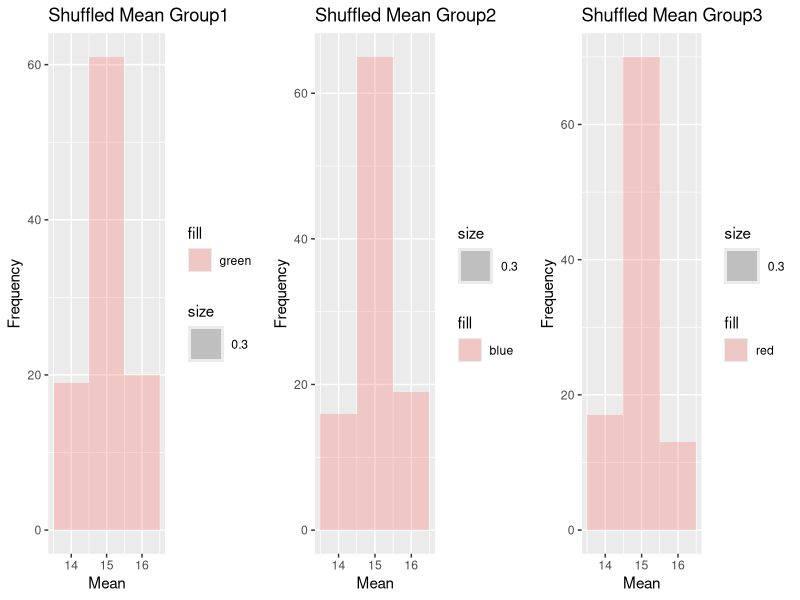

Here is the R script that generated this plot:
## ---- chunk 1
knitr::opts_chunk$set(echo = TRUE)
## ---- chunk 2
library(tidyverse)
library(ggplot2)
library(MASS)
library(gridExtra)
## ---- chunk 3

vec <- rbinom (n=5, size=1, 0.5)
counter <- 0
# create a vector w/ 0's and set up a counter variable

##########################################################################
# FUNCTION count_zeros
# count the number of zeros in a vector
# input: vector with zeros
# output: number of variables = 0
#----------------------------------------------------------------

count_zeros <- function(vec) {
 for (i in vec) {
   if(i==0) {
   counter <- counter + 1
}
   return(counter)
}
}

# end of count_zeros function
##########################################################################

count_zeros(vec)

## ---- chunk 4

vec <- rbinom (n=5, size=1, 0.5)
counter <- 0

##########################################################################
# FUNCTION count_zeros2
# count the number of zeros in a vector
# input: vector with zeros
# output: number of variables = 0
#----------------------------------------------------------------

count_zeros2 <- function(vec) {
   return(sum(vec==0))
}

# end of count_zeros2 function
##########################################################################

result <- count_zeros2(vec)
print (result)
# call function and print result
## ---- chunk 5

##########################################################################
# FUNCTION prod_matrix
# create matrix with elements as products of row and column
# input: number of rows and columns
# output: matrix of products
#----------------------------------------------------------------

prod_matrix <- function(nRow,nCol) {
   my_mat <- matrix(0, nrow = nRow, ncol = nCol)
  
  for (i in 1:nRow) {
    for (j in 1:nCol) {
       my_mat[i,j] <- i * j
  }
  
}
  return(my_mat)
}

# end of prod_matrix function
##########################################################################

my_matrix <- prod_matrix(3,4)
print (my_matrix)

## ---- chunk 6

# Set seed for reproducibility
set.seed(1)

# Simulate data for each group
group1 <- rnorm(50, mean = 10, sd = 1)
group2 <- rnorm(50, mean = 15, sd = 1)
group3 <- rnorm(50, mean = 20, sd = 1)

# Combine data into a single dataframe
data <- data.frame(
  group = rep(c("Group1", "Group2", "Group3"), each = 50),
  response = c(group1, group2, group3)
)

head(data)
tail(data)

## ---- chunk 7

# Convert mean values to numeric if necessary
# group1 <- as.numeric(group1)
# group2 <- as.numeric(group2)
# group3 <- as.numeric(group3)
# 
# # Create histograms of the means for each group using qplot
# Ori_Group1 <- qplot(data = data, x = group1, geom = "histogram", binwidth = 1, alpha = I(0.3),fill = "green") +
#   labs(title = "Original Mean Group1", x = "Mean", y = "Frequency")
# 
# Ori_Group2 <- qplot(data = data, x = group2, geom = "histogram", binwidth = 1, alpha = I(0.3), fill = "blue") +
#   labs(title = "Original Mean Group2", x = "Mean", y = "Frequency")
# 
# Ori_Group3 <- qplot(data = data, x = group3, geom = "histogram", binwidth = 1, alpha = I(0.3), fill = "red") +
#   labs(title = "Original Mean Group3", x = "Mean", y = "Frequency")
# 
# # Arrange histograms
# grid.arrange(Ori_Group1, Ori_Group2, Ori_Group3, ncol = 3)
## ---- chunk 8
##########################################################################
# FUNCTION shuffle_mean
# reshuffle response variable, calculate the mean of each group, store the means in a vector of length 3.
# input: dataset with 3 groups
# output: three group means as vector
#----------------------------------------------------------------

shuffle_mean <- function(data, resVar, groupVar) {
   
  # reshuffle response variable
  resVar2 <- sample(data[[resVar]])
   
  # calculate the mean of each group in data2
  meanGroup <- tapply(resVar2, data[[groupVar]], mean)
  
  # Convert mean_group to a vector of length 3
  meanVector <- numeric(3)
  for (i in 1:3) {
    meanVector[i] <- meanGroup[[i]]
  }
  
  # Return the vector of means
  return(meanVector)
}

# end of shuffle_mean function
##########################################################################

meanVector <- shuffle_mean(data, "response", "group")

# Print the vector of means
print(meanVector)

## ---- chunk 9

# Create an empty data frame to store results
# z <- rep(1:100)
df <- data.frame(repNum = 1:100, Group1 = numeric(100), Group2 = numeric(100), Group3 = numeric(100))

# Repeat the function 100 times
for (i in 1:100) {
  
  # Call function
  meanVector <- shuffle_mean(data, "response", "group")
  
  # Add the means to the data frame
  df[i, -1] <- meanVector
}

# Rename columns
colnames(df)[-1] <- paste0("Group", 1:3)

# Print the results data frame
# print(df)

## ---- chunk 10

# Create histograms of the means for each group using qplot
hist_Group1 <- qplot(data = df, x = Group1, geom = "histogram", cex = .3, binwidth = 1, alpha = I(0.3),fill = "green") +
  labs(title = "Shuffled Mean Group1", x = "Mean", y = "Frequency")

hist_Group2 <- qplot(data = df, x = Group2, geom = "histogram", cex = .3, binwidth = 1, alpha = I(0.3), fill = "blue") +
  labs(title = "Shuffled Mean Group2", x = "Mean", y = "Frequency")

hist_Group3 <- qplot(data = df, x = Group3, geom = "histogram", cex = .3, binwidth = 1, alpha = I(0.3), fill = "red") +
  labs(title = "Shuffled Mean Group3", x = "Mean", y = "Frequency")

# Arrange histograms
grid.arrange(hist_Group1, hist_Group2, hist_Group3, ncol = 3)
## ---- chunk 11
# Still working oin the answer to this question...
